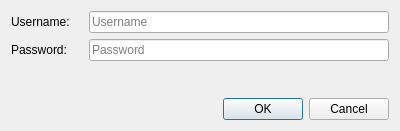
<?xml version="1.0" encoding="UTF-8"?>
<ui version="4.0">
 <class>Credentials</class>
 <widget class="QDialog" name="Credentials">
  <property name="geometry">
   <rect>
    <x>0</x>
    <y>0</y>
    <width>400</width>
    <height>131</height>
   </rect>
  </property>
  <property name="minimumSize">
   <size>
    <width>400</width>
    <height>131</height>
   </size>
  </property>
  <property name="maximumSize">
   <size>
    <width>400</width>
    <height>131</height>
   </size>
  </property>
  <property name="windowTitle">
   <string>Log In</string>
  </property>
  <layout class="QGridLayout" name="gridLayout">
   <item row="0" column="0">
    <layout class="QVBoxLayout" name="verticalLayout">
     <item>
      <layout class="QHBoxLayout" name="horizontalLayout">
       <item>
        <widget class="QLabel" name="usernameLbl">
         <property name="text">
          <string>Username:</string>
         </property>
        </widget>
       </item>
       <item>
        <widget class="QLineEdit" name="usernameField">
         <property name="sizePolicy">
          <sizepolicy hsizetype="Fixed" vsizetype="Fixed">
           <horstretch>0</horstretch>
           <verstretch>0</verstretch>
          </sizepolicy>
         </property>
         <property name="minimumSize">
          <size>
           <width>300</width>
           <height>0</height>
          </size>
         </property>
         <property name="placeholderText">
          <string>Username</string>
         </property>
        </widget>
       </item>
      </layout>
     </item>
     <item>
      <layout class="QHBoxLayout" name="horizontalLayout_2">
       <item>
        <widget class="QLabel" name="passwordLbl">
         <property name="text">
          <string>Password:</string>
         </property>
        </widget>
       </item>
       <item>
        <widget class="QLineEdit" name="passwordField">
         <property name="sizePolicy">
          <sizepolicy hsizetype="Fixed" vsizetype="Fixed">
           <horstretch>0</horstretch>
           <verstretch>0</verstretch>
          </sizepolicy>
         </property>
         <property name="minimumSize">
          <size>
           <width>300</width>
           <height>0</height>
          </size>
         </property>
         <property name="echoMode">
          <enum>QLineEdit::Password</enum>
         </property>
         <property name="placeholderText">
          <string>Password</string>
         </property>
        </widget>
       </item>
      </layout>
     </item>
     <item>
      <spacer name="verticalSpacer">
       <property name="orientation">
        <enum>Qt::Vertical</enum>
       </property>
       <property name="sizeHint" stdset="0">
        <size>
         <width>20</width>
         <height>40</height>
        </size>
       </property>
      </spacer>
     </item>
     <item>
      <widget class="QDialogButtonBox" name="buttonBox">
       <property name="orientation">
        <enum>Qt::Horizontal</enum>
       </property>
       <property name="standardButtons">
        <set>QDialogButtonBox::Cancel|QDialogButtonBox::Ok</set>
       </property>
      </widget>
     </item>
    </layout>
   </item>
  </layout>
 </widget>
 <resources/>
 <connections>
  <connection>
   <sender>buttonBox</sender>
   <signal>accepted()</signal>
   <receiver>Credentials</receiver>
   <slot>accept()</slot>
   <hints>
    <hint type="sourcelabel">
     <x>248</x>
     <y>254</y>
    </hint>
    <hint type="destinationlabel">
     <x>157</x>
     <y>274</y>
    </hint>
   </hints>
  </connection>
  <connection>
   <sender>buttonBox</sender>
   <signal>rejected()</signal>
   <receiver>Credentials</receiver>
   <slot>reject()</slot>
   <hints>
    <hint type="sourcelabel">
     <x>316</x>
     <y>260</y>
    </hint>
    <hint type="destinationlabel">
     <x>286</x>
     <y>274</y>
    </hint>
   </hints>
  </connection>
 </connections>
</ui>
